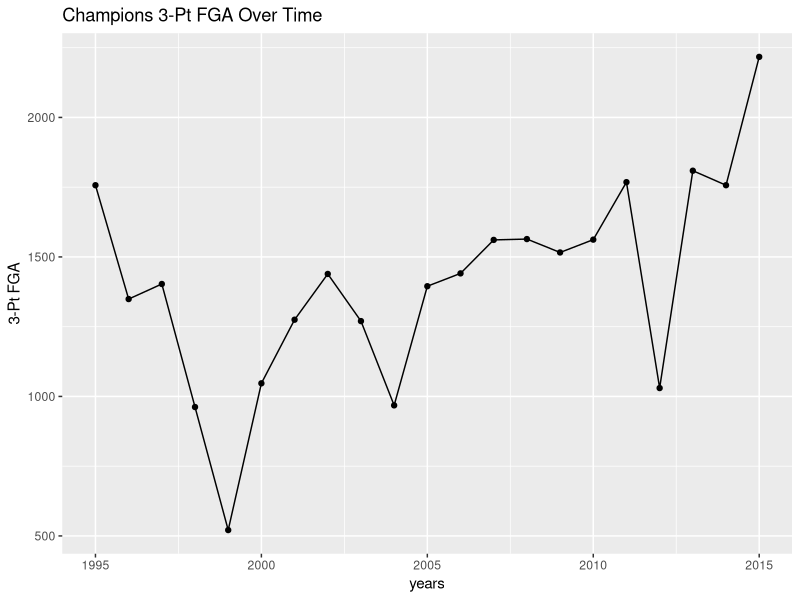
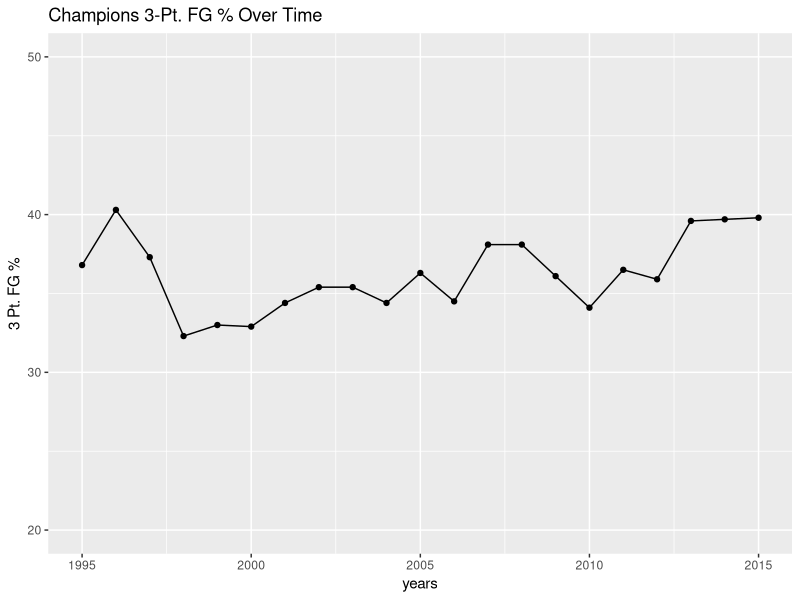
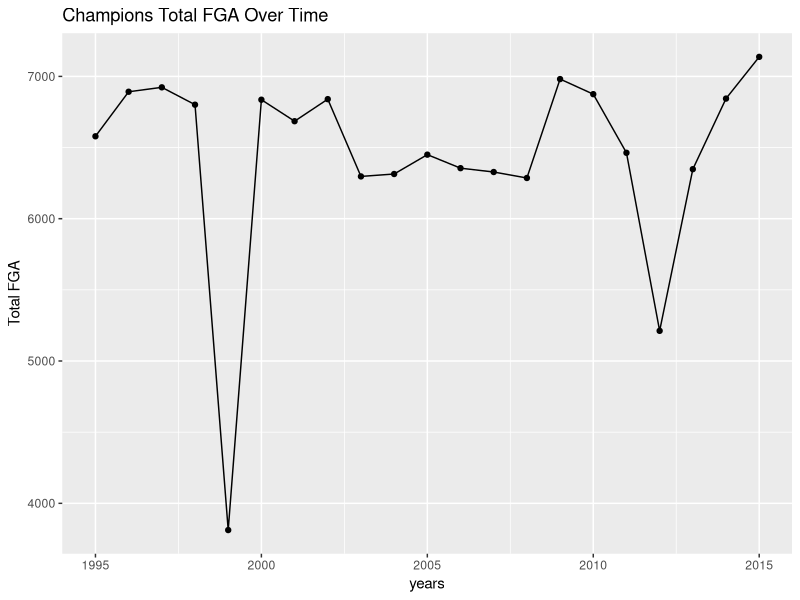
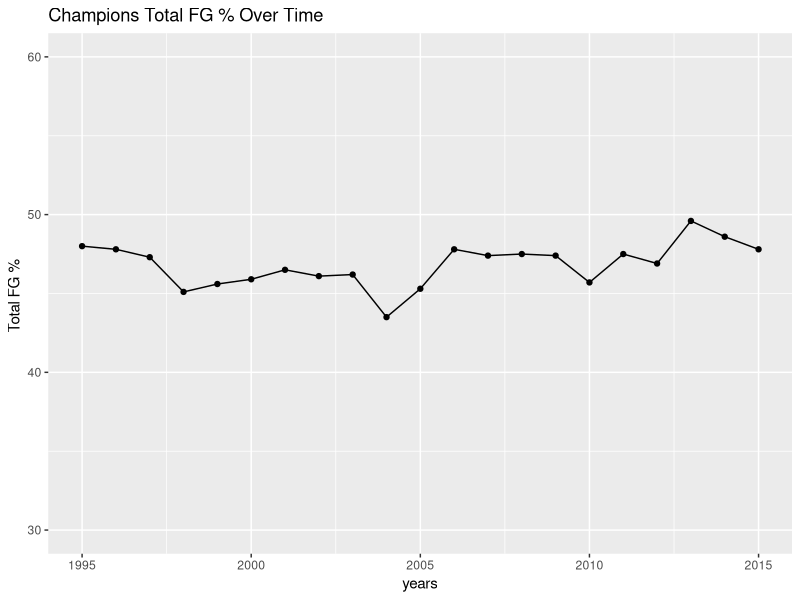

Write R code to recreate these figures, in order.
library(ggplot2)

data <- read.csv(file = "data/champ_data.csv", header = TRUE)[-c(1)]
data$X3PP <- data$X3PP * 100
data$FGP <- data$FGP * 100

# Champion 3-Pt FGA Year-to-Year
qplot(x = years, y = X3PA, data = data, geom = c("point", "line"), 
  ylab = "3-Pt FGA", main = 'Champions 3-Pt FGA Over Time')

# Champion 3-Pt FGP Year-to-Year
qplot(x = years, y = X3PP, data = data, geom = c("point", "line"), 
  ylim = c(20, 50), ylab = "3 Pt. FG %", main = 'Champions 3-Pt. FG % Over Time')

# Champion Field Goal Attempts (FGA) Year-to-Year
qplot(x = years, y = FGA, data = data, geom = c("point", "line"),
  ylab = "Total FGA", main = 'Champions Total FGA Over Time')

# Champion Field Goal Percentage (FGP) Year-to-Year
qplot(x = years, y = FGP, data = data, geom = c("point", "line"), 
  ylim = c(30, 60), ylab = "Total FG % ", main = 'Champions Total FG % Over Time')
